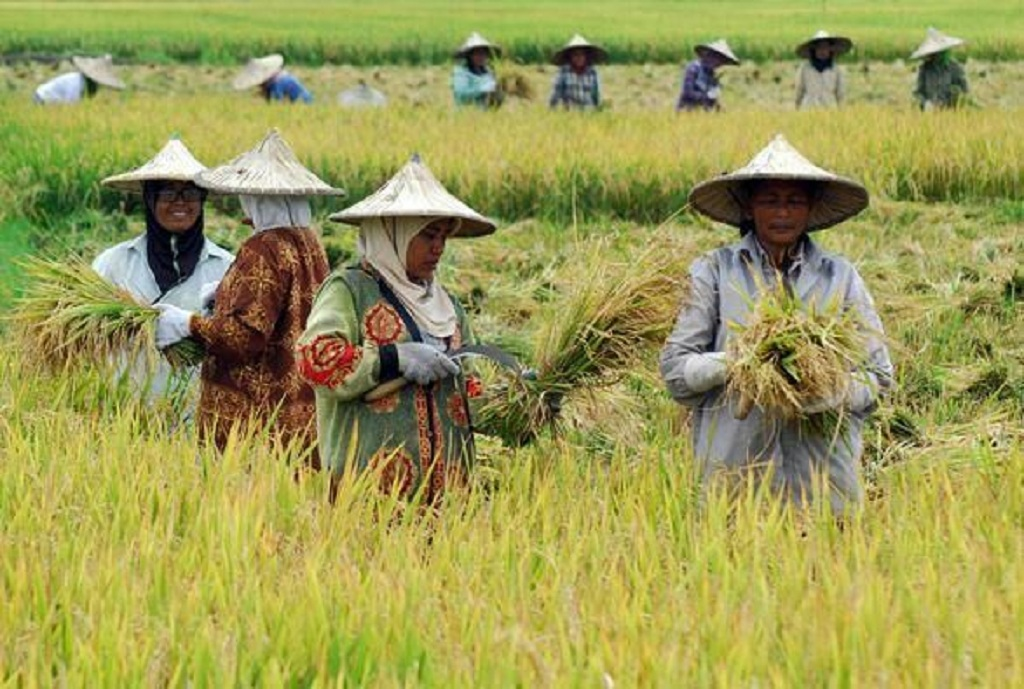
#> input picture pertemuan3/photo.jpg, 1024 x 689 px
$ python rotasi.py
#> lines starting #> are read from the running program, lines starting #| are printed output that depends on the picture
import cv2
# Membaca gambar
image = cv2.imread('photo.jpg')
#> image is the input picture: shape (689, 1024, 3); mean B, G, R 84.6, 155, 156.5
# Mendapatkan dimensi gambar
(h, w) = image.shape[:2]
#> h = 689; w = 1024
# Menentukan pusat gambar
center = (w // 2, h // 2)
#> center = (512, 344)
# Menentukan matriks rotasi
M = cv2.getRotationMatrix2D(center, 45, 1.0)
# Melakukan rotasi
rotated_image = cv2.warpAffine(image, M, (w, h))
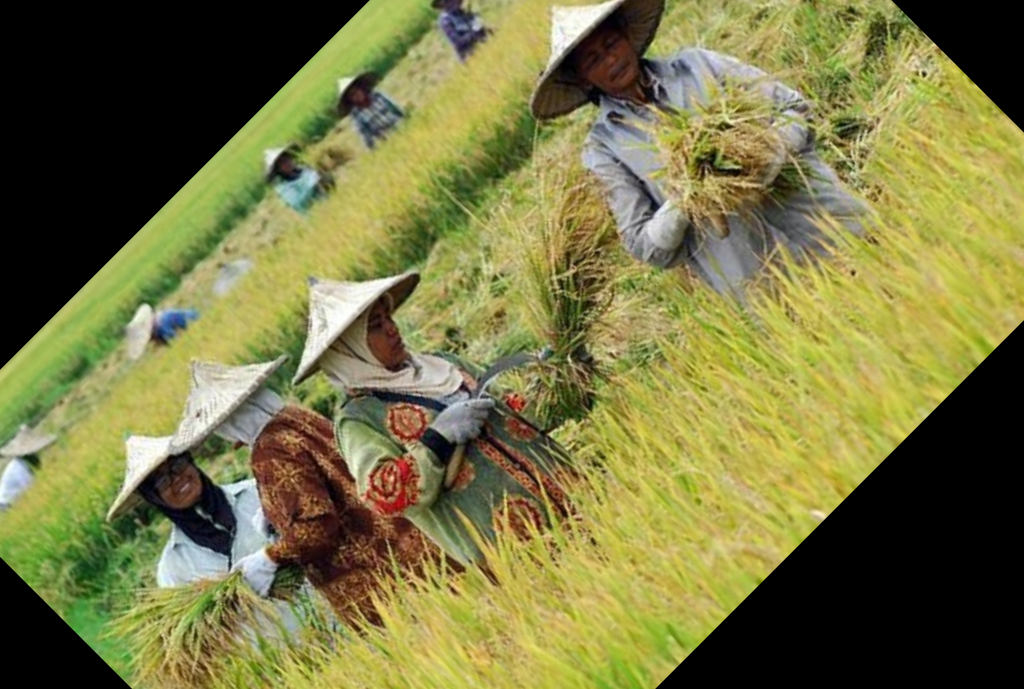
#> rotated_image: shape (689, 1024, 3); mean B, G, R 66.8, 117.8, 119.7
# Menampilkan hasil
cv2.imshow('Rotated Image', rotated_image)
cv2.waitKey(0)
cv2.destroyAllWindows()

$ run again, with pertemuan3/ouput histogram.png saved as pertemuan3/photo.jpg
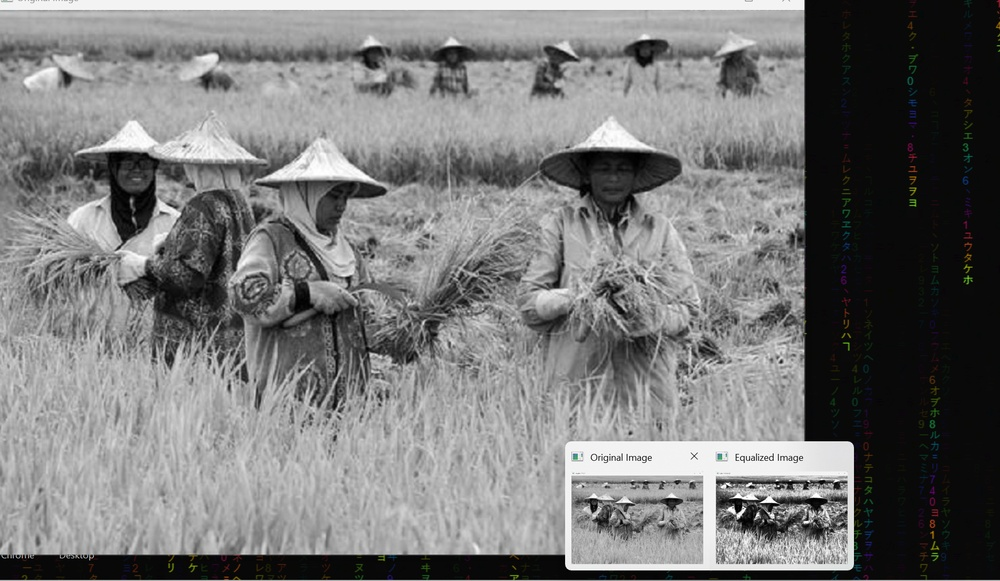
#> input picture pertemuan3/ouput histogram.png, 1000 x 581 px, shrunk from 1897 x 1102 before the run
#> image is the input picture: shape (581, 1000, 3); mean B, G, R 119.9, 120, 120
#> `rotated_image = cv2.warpAffine(image, M, (w, h))`:
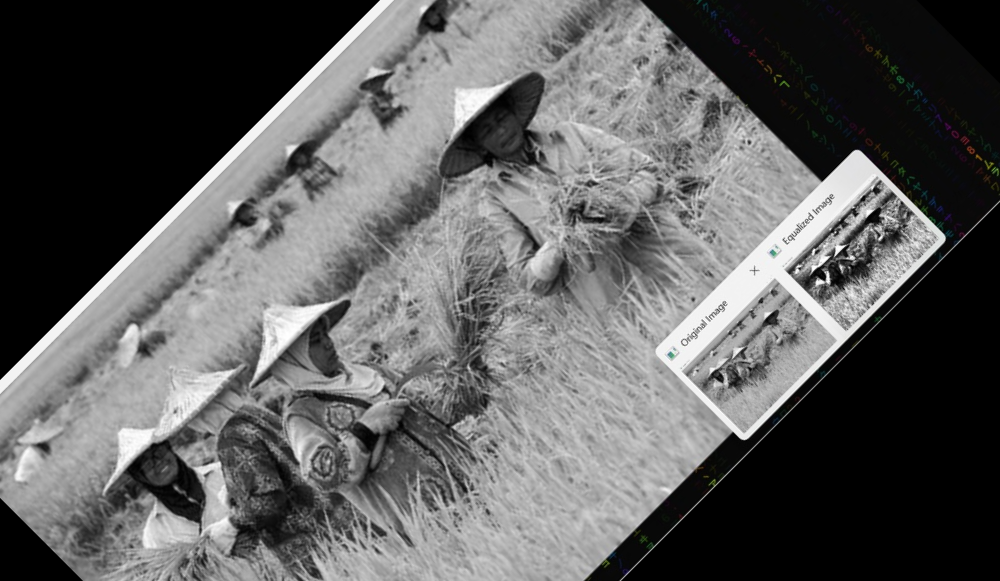
#> rotated_image: shape (581, 1000, 3); mean B, G, R 95.1, 95.1, 95.1
